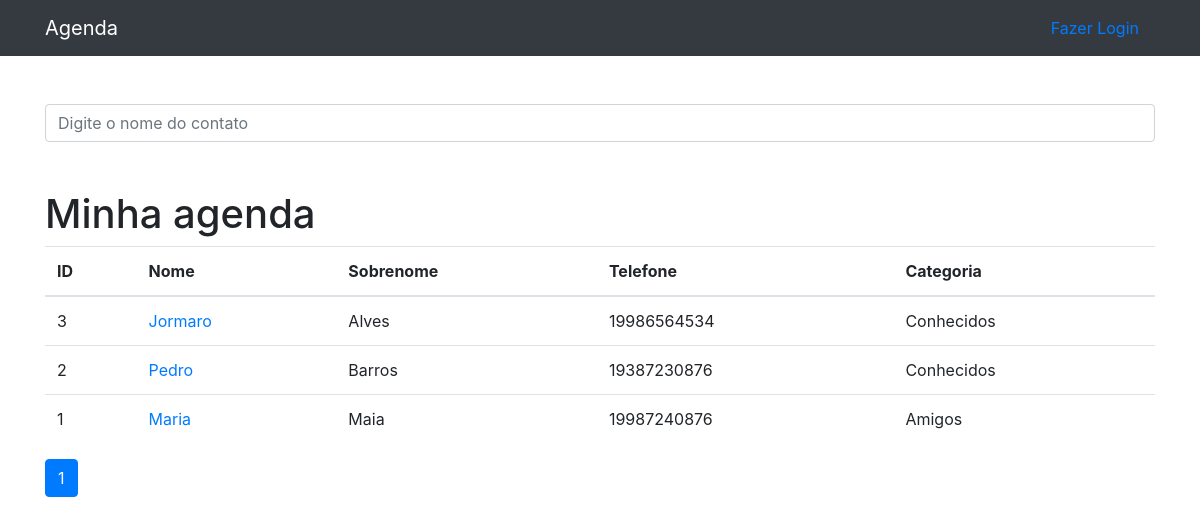
The app's page /, older data.
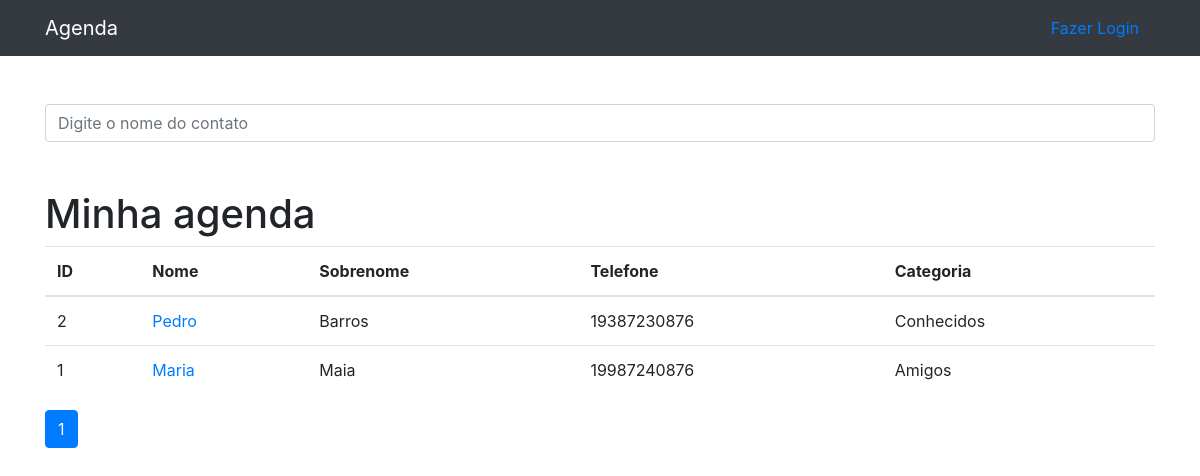
The same page, newer data.
### contatos/models.py (models this page shows, shortened)
class Contato(models.Model):
    nome = models.CharField(max_length=255)
    sobrenome = models.CharField(max_length=255, blank=True)
    telefone = models.CharField(max_length=255)
    email = models.CharField(max_length=255, blank =True)
    datacriacao = models.DateTimeField(default = timezone.now)
    descricao = models.TextField(blank=True)
    categoria = models.ForeignKey(Categoria, on_delete=models.DO_NOTHING)
    mostrar = models.BooleanField(default=True)
    foto = models.ImageField(blank = True, upload_to = 'fotos/%Y/%m/')

class Categoria(models.Model):
    nome = models.CharField(max_length=255)
    def __str__(self):
        return self.nome

### contatos/views.py (the view)
# urls.py: path('',views.index,name='index'),
def index(request):
    contatos = Contato.objects.order_by('-id').filter(
        mostrar = True
    )
    paginator = Paginator(contatos,20)
    page = request.GET.get('p')
    contatos = paginator.get_page(page)
    return render(request,'contatos/index.html',{
        'contatos':contatos
    })

### contatos/templates/contatos/index.html
{%extends 'base.html'%}
{%block conteudo%}
<h1 class="mt-5">Minha agenda</h1>
        <table class="table">
          <thead>
            <tr>
              <th>ID</th>
              <th>Nome</th>
              <th>Sobrenome</th>
              <th>Telefone</th>
              <th>Categoria</th>
            </tr>
          </thead>
          <tbody>
            {% for contato in contatos%}
                <tr>
                  <td>{{contato.id}}</td>
                  <td>
                  <a href="{% url 'ver_contato' contato.id%}"> {{contato.nome}}</a>
                  </td>
                  <td>{{contato.sobrenome}}</td>
                  <td>{{contato.telefone}}</td>
                  <td>{{contato.categoria}}</td>
                </tr>
            {%endfor%}
          </tbody>
        </table>
<nav aria-label="Page navigation example">
  <ul class="pagination">
    {% for pagina in contatos.paginator.page_range%}
      {% if contatos.number == pagina %}
    <li class="page-item active"><a class="page-link" href="?p={{pagina}}">{{pagina}}</a></li>
      {%else%}
      <li class="page-item"><a class="page-link" href="?p={{pagina}}">{{pagina}}</a></li>
      {%endif%}
    {%endfor%}
  </ul>
</nav>
{%endblock%}

### templates/base.html (shortened to what this page needs)
{% load static%}
<!DOCTYPE html>
<html lang="pt-br">
<head>
  {% include 'parciais/_head.html'%}
</head>
<body>
  {% include 'parciais/_head.html'%}
  {% include 'parciais/_nav.html'%}
  <div class="container">
    <div class="row">
      <div class="col-lg-12">
        <br><br>
      {% if 'contas' not in request.path%}
      <form method="get" action="{% url 'busca' %}">
        <div class="form-group row">
          <div class="col-12">
            <input class="form-control"
                  type="search" value="{{ request.GET.termo }}"
                  id="search-input"
                  placeholder="Digite o nome do contato"
                  name="termo">
            </div>
          </div>
        </form>
        {% endif %}
        {%block conteudo%}{%endblock%}
      </div>
    </div>
  </div>
</body>
</html>

### templates/parciais/_head.html (shortened to what this page needs)
{% load static%}
  <link href="{%static 'vendor/bootstrap/css/bootstrap.min.css'%}" rel="stylesheet">

### templates/parciais/_nav.html (shortened to what this page needs)
<nav class="navbar navbar-expand-lg navbar-dark bg-dark static-top">
    <div class="container">
      <a class="navbar-brand" href="{% url 'index' %}">Agenda</a>
      {% if user.is_authenticated %}
      <a class="nav-link" href="{% url 'logout' %}">Logout</a>
      {% else %}
      <a class="nav-link" href="{% url 'login' %}">Fazer Login</a>
      {% endif%}
    </div>
  </nav>

Row changes from the older to the newer data that the page shows:
removed Contato: id "3", nome "Jormaro", sobrenome "Alves", telefone "19986564534", categoria "Conhecidos"
